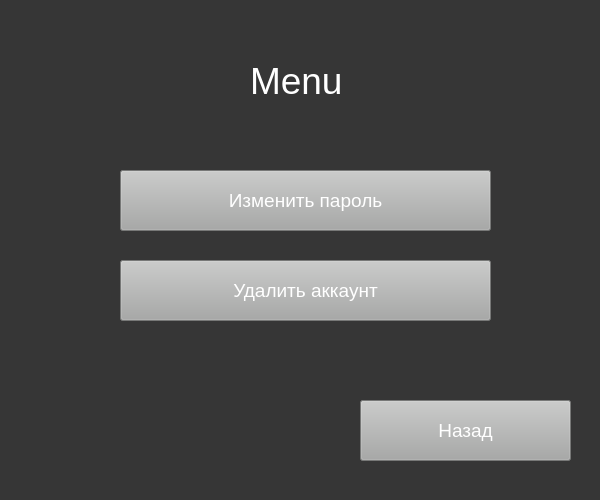
<?xml version="1.0" encoding="UTF-8"?>
<ui version="4.0">
 <class>Form</class>
 <widget class="QWidget" name="Form">
  <property name="geometry">
   <rect>
    <x>0</x>
    <y>0</y>
    <width>600</width>
    <height>500</height>
   </rect>
  </property>
  <property name="windowTitle">
   <string>Form</string>
  </property>
  <property name="styleSheet">
   <string notr="true">background-color: rgb(54,54,54)</string>
  </property>
  <widget class="QPushButton" name="change_password">
   <property name="geometry">
    <rect>
     <x>120</x>
     <y>170</y>
     <width>371</width>
     <height>61</height>
    </rect>
   </property>
   <property name="styleSheet">
    <string notr="true">background-color:rgb(167,168,167);
font-size:14pt;
color:rgb(255,255,255)</string>
   </property>
   <property name="text">
    <string>Изменить пароль</string>
   </property>
  </widget>
  <widget class="QPushButton" name="delete_account">
   <property name="geometry">
    <rect>
     <x>120</x>
     <y>260</y>
     <width>371</width>
     <height>61</height>
    </rect>
   </property>
   <property name="styleSheet">
    <string notr="true">background-color:rgb(167,168,167);
font-size:14pt;
color:rgb(255,255,255)</string>
   </property>
   <property name="text">
    <string>Удалить аккаунт</string>
   </property>
  </widget>
  <widget class="QPushButton" name="back">
   <property name="geometry">
    <rect>
     <x>360</x>
     <y>400</y>
     <width>211</width>
     <height>61</height>
    </rect>
   </property>
   <property name="styleSheet">
    <string notr="true">background-color:rgb(167,168,167);
font-size:14pt;
color:rgb(255,255,255)</string>
   </property>
   <property name="text">
    <string>Назад</string>
   </property>
  </widget>
  <widget class="QLabel" name="label">
   <property name="geometry">
    <rect>
     <x>250</x>
     <y>40</y>
     <width>111</width>
     <height>81</height>
    </rect>
   </property>
   <property name="styleSheet">
    <string notr="true">color:rgb(255,255,255);
font-size:28pt</string>
   </property>
   <property name="text">
    <string>Menu</string>
   </property>
  </widget>
 </widget>
 <resources/>
 <connections/>
</ui>
